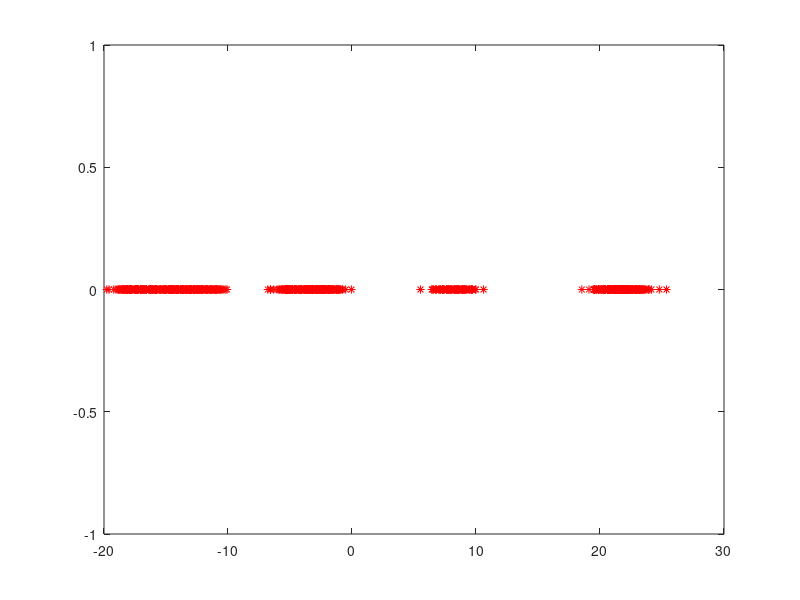
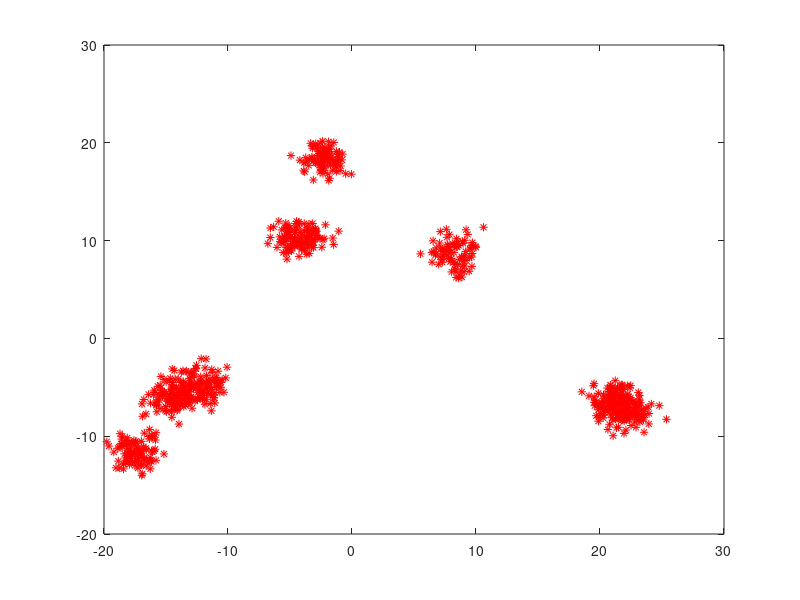
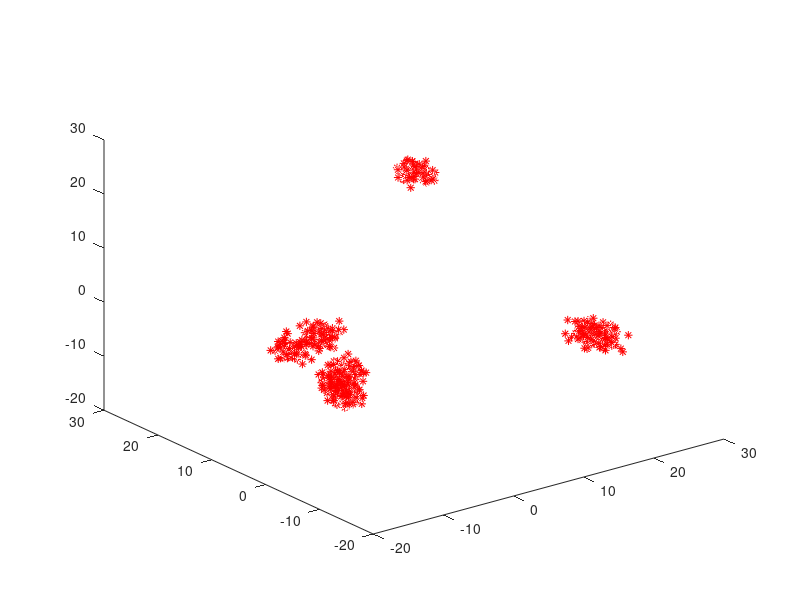

Write the MATLAB code that produced these figures, in order.
clear variables
close all

% chargement du jeu de donn�es
load('dataset.mat')

n=size(X,1);
X_barre=X'*ones(n,1)/n;
X_c=X-ones(n,1)*X_barre';
Sigma=(X_c')*X_c/n;

[W,D] = eig(Sigma);
[D_trier, indices] = sort(diag(D), 'descend');
W = W(:, indices);
C = X_c*W;
Sigma_CP=(C')*C/n;

figure(1),clf
plot(C(1:n,1), zeros(n, 1), 'r*');

figure(2),clf
plot(C(1:n,1), C(1:n,2), 'r*');

figure(3),clf
plot3(C(1:n,1), C(1:n,2), C(1:n,3), 'r*');